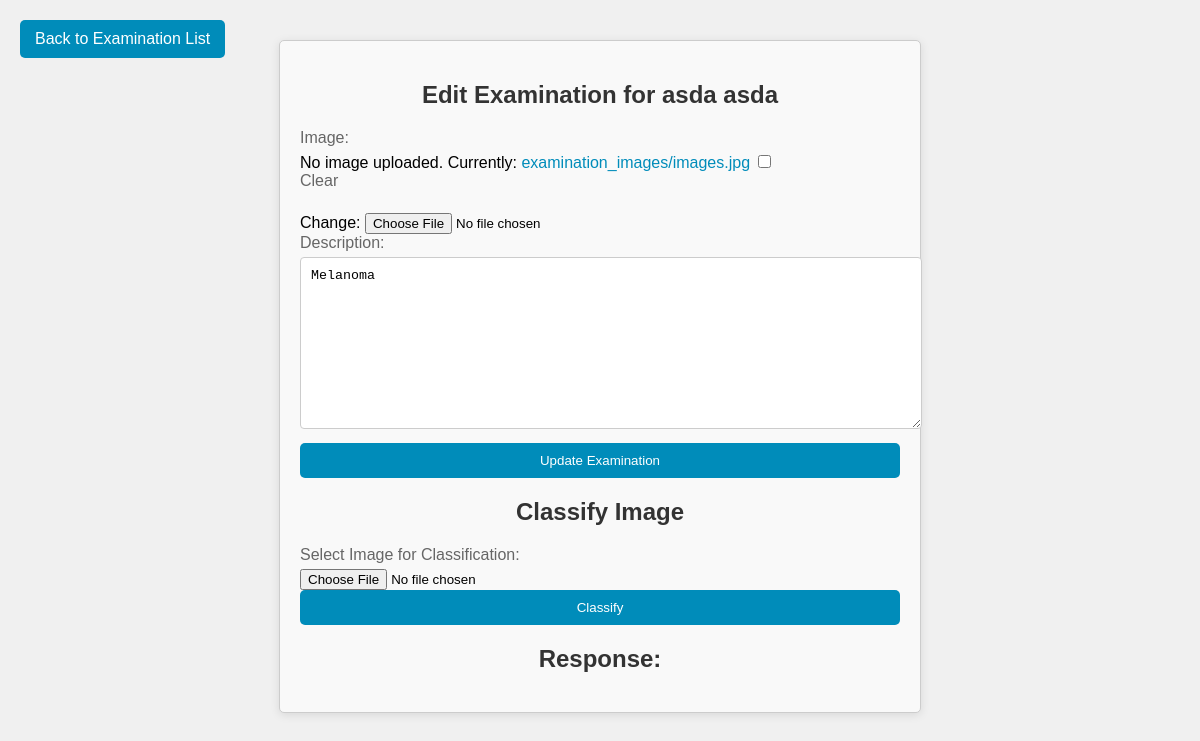
The page /examinations/11/edit/10/ (signed in) on the database its author committed.
### patients/models.py (models this page shows, shortened)
class Patient(models.Model):
    first_name = models.CharField(max_length=20)
    last_name = models.CharField(max_length=20)
    date_of_birth = models.DateField()
    pesel = models.CharField(max_length=11, unique=True, blank=True, null=True)

class Examination(models.Model):
    patient = models.ForeignKey(Patient, related_name='examinations', on_delete=models.CASCADE)
    date = models.DateTimeField(auto_now_add=True)
    description = models.TextField()
    images = models.ImageField(upload_to='examination_images/', blank=True, null=True)

### patients/views.py (the view)
# urls.py: path('examinations/<int:examination_pk>/edit/<int:patient_pk>/', edit_examination, name='edit_examination'),
@login_required
def edit_examination(request, examination_pk, patient_pk):
    examination = get_object_or_404(Examination, pk=examination_pk)
    patient = get_object_or_404(Patient, pk=patient_pk)
    if request.method == 'POST':
        form = ExaminationForm(request.POST, request.FILES, instance=examination)
        if form.is_valid():
            form.save()
            return redirect('examination_list', pk=patient.pk)
    else:
        form = ExaminationForm(instance=examination)
    return render(request, 'patients/edit_examination.html', {'form': form, 'patient': patient, 'examination': examination})

### patients/forms.py
class ExaminationForm(forms.ModelForm):
    class Meta:
        model = Examination
        fields = ['description', 'images']

### patients/templates/patients/edit_examination.html (shortened to what this page needs)
<!DOCTYPE html>
<html lang="en">
<head>
    {% load static %}
    <link rel="stylesheet" type="text/css" href="{% static 'patients/edit_add.css' %}">
</head>
<body>
    <div class="container">
        <h2>Edit Examination for {{ patient.first_name }} {{ patient.last_name }}</h2>
        <form method="post" enctype="multipart/form-data" id="editForm">
            <label for="id_image">Image:</label>
            {% if form.image.value %}
                <img src="{{ form.image.value.url }}" alt="Examination Image" style="width: 100px;">
            {% else %}
                No image uploaded.
            {% endif %}
            {{ form.images }}
            <label for="id_description">Description:</label>
            {{ form.description }}
            <button type="submit">Update Examination</button>
        </form>
        <a href="{% url 'examination_list' patient.pk %}" class="back-button">Back to Examination List</a>
        <div class="classify-container">
            <h2>Classify Image</h2>
            <form id="classifyForm" onsubmit="classifyImage(event)">
                <label for="classify_image">Select Image for Classification:</label>
                <input type="file" name="file" accept="image/*" required>
                <button type="submit">Classify</button>
            </form>
            <h2>Response:</h2>
        </div>
    </div>
</body>
</html>

### patients/static/patients/edit_add.css (style rules this page uses)
body { font-family: Arial, sans-serif; margin: 0; padding: 20px; background-color: #f0f0f0; }
.container { max-width: 600px; margin: 20px auto; padding: 20px; background-color: #f9f9f9; border: 1px solid #ccc; border-radius: 5px; box-shadow: 0 2px 10px rgba(0, 0, 0, 0.1); }
h1, h2 { color: #333; text-align: center; }
label { display: block; margin-bottom: 5px; color: #666; }
input[type="text"], input[type="password"], textarea { width: 100%; padding: 10px; margin-bottom: 10px; border: 1px solid #ccc; border-radius: 4px; }
button { width: 100%; background-color: #008CBA; color: white; padding: 10px; border: none; border-radius: 5px; cursor: pointer; }
a { color: #008CBA; text-decoration: none; }
.back-button { position: absolute; top: 20px; left: 20px; background-color: #008CBA; color: white; padding: 10px 15px; border: none; border-radius: 5px; text-decoration: none; cursor: pointer; }

### rows shown on the page
Patient: first_name "asda", last_name "asda"
Examination: description "Melanoma"
